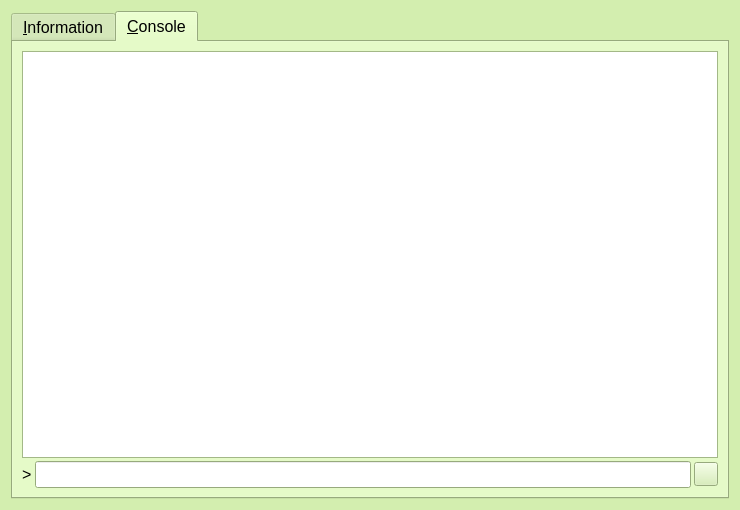
<?xml version="1.0" encoding="UTF-8"?>
<ui version="4.0">
 <class>RPCConsole</class>
 <widget class="QDialog" name="RPCConsole">
  <property name="geometry">
   <rect>
    <x>0</x>
    <y>0</y>
    <width>740</width>
    <height>450</height>
   </rect>
  </property>
  <property name="palette">
   <palette>
    <active>
     <colorrole role="Button">
      <brush brushstyle="SolidPattern">
       <color alpha="255">
        <red>211</red>
        <green>238</green>
        <blue>175</blue>
       </color>
      </brush>
     </colorrole>
     <colorrole role="Base">
      <brush brushstyle="SolidPattern">
       <color alpha="255">
        <red>255</red>
        <green>255</green>
        <blue>255</blue>
       </color>
      </brush>
     </colorrole>
     <colorrole role="Window">
      <brush brushstyle="SolidPattern">
       <color alpha="255">
        <red>211</red>
        <green>238</green>
        <blue>175</blue>
       </color>
      </brush>
     </colorrole>
     <colorrole role="Highlight">
      <brush brushstyle="SolidPattern">
       <color alpha="255">
        <red>159</red>
        <green>213</green>
        <blue>85</blue>
       </color>
      </brush>
     </colorrole>
     <colorrole role="AlternateBase">
      <brush brushstyle="SolidPattern">
       <color alpha="255">
        <red>211</red>
        <green>238</green>
        <blue>175</blue>
       </color>
      </brush>
     </colorrole>
     <colorrole role="ToolTipBase">
      <brush brushstyle="SolidPattern">
       <color alpha="255">
        <red>211</red>
        <green>238</green>
        <blue>175</blue>
       </color>
      </brush>
     </colorrole>
    </active>
    <inactive>
     <colorrole role="Button">
      <brush brushstyle="SolidPattern">
       <color alpha="255">
        <red>211</red>
        <green>238</green>
        <blue>175</blue>
       </color>
      </brush>
     </colorrole>
     <colorrole role="Base">
      <brush brushstyle="SolidPattern">
       <color alpha="255">
        <red>255</red>
        <green>255</green>
        <blue>255</blue>
       </color>
      </brush>
     </colorrole>
     <colorrole role="Window">
      <brush brushstyle="SolidPattern">
       <color alpha="255">
        <red>211</red>
        <green>238</green>
        <blue>175</blue>
       </color>
      </brush>
     </colorrole>
     <colorrole role="Highlight">
      <brush brushstyle="SolidPattern">
       <color alpha="255">
        <red>159</red>
        <green>213</green>
        <blue>85</blue>
       </color>
      </brush>
     </colorrole>
     <colorrole role="AlternateBase">
      <brush brushstyle="SolidPattern">
       <color alpha="255">
        <red>211</red>
        <green>238</green>
        <blue>175</blue>
       </color>
      </brush>
     </colorrole>
     <colorrole role="ToolTipBase">
      <brush brushstyle="SolidPattern">
       <color alpha="255">
        <red>211</red>
        <green>238</green>
        <blue>175</blue>
       </color>
      </brush>
     </colorrole>
    </inactive>
    <disabled>
     <colorrole role="Button">
      <brush brushstyle="SolidPattern">
       <color alpha="255">
        <red>211</red>
        <green>238</green>
        <blue>175</blue>
       </color>
      </brush>
     </colorrole>
     <colorrole role="Base">
      <brush brushstyle="SolidPattern">
       <color alpha="255">
        <red>211</red>
        <green>238</green>
        <blue>175</blue>
       </color>
      </brush>
     </colorrole>
     <colorrole role="Window">
      <brush brushstyle="SolidPattern">
       <color alpha="255">
        <red>211</red>
        <green>238</green>
        <blue>175</blue>
       </color>
      </brush>
     </colorrole>
     <colorrole role="Highlight">
      <brush brushstyle="SolidPattern">
       <color alpha="255">
        <red>0</red>
        <green>0</green>
        <blue>128</blue>
       </color>
      </brush>
     </colorrole>
     <colorrole role="AlternateBase">
      <brush brushstyle="SolidPattern">
       <color alpha="255">
        <red>211</red>
        <green>238</green>
        <blue>175</blue>
       </color>
      </brush>
     </colorrole>
     <colorrole role="ToolTipBase">
      <brush brushstyle="SolidPattern">
       <color alpha="255">
        <red>211</red>
        <green>238</green>
        <blue>175</blue>
       </color>
      </brush>
     </colorrole>
    </disabled>
   </palette>
  </property>
  <property name="font">
   <font>
    <family>Liberation Sans</family>
    <pointsize>12</pointsize>
   </font>
  </property>
  <property name="windowTitle">
   <string>BitBean - Debug window</string>
  </property>
  <layout class="QVBoxLayout" name="verticalLayout_2">
   <item>
    <widget class="QTabWidget" name="tabWidget">
     <property name="currentIndex">
      <number>1</number>
     </property>
     <widget class="QWidget" name="tab_info">
      <attribute name="title">
       <string>&amp;Information</string>
      </attribute>
      <layout class="QGridLayout" name="gridLayout" columnstretch="0,1">
       <property name="horizontalSpacing">
        <number>12</number>
       </property>
       <item row="0" column="0">
        <widget class="QLabel" name="label_9">
         <property name="font">
          <font>
           <weight>75</weight>
           <bold>true</bold>
          </font>
         </property>
         <property name="text">
          <string>BitBean Core</string>
         </property>
        </widget>
       </item>
       <item row="1" column="0">
        <widget class="QLabel" name="label_5">
         <property name="text">
          <string>Client name</string>
         </property>
        </widget>
       </item>
       <item row="1" column="1">
        <widget class="QLabel" name="clientName">
         <property name="cursor">
          <cursorShape>IBeamCursor</cursorShape>
         </property>
         <property name="text">
          <string>N/A</string>
         </property>
         <property name="textFormat">
          <enum>Qt::PlainText</enum>
         </property>
         <property name="textInteractionFlags">
          <set>Qt::LinksAccessibleByMouse|Qt::TextSelectableByKeyboard|Qt::TextSelectableByMouse</set>
         </property>
        </widget>
       </item>
       <item row="2" column="0">
        <widget class="QLabel" name="label_6">
         <property name="text">
          <string>Client version</string>
         </property>
        </widget>
       </item>
       <item row="2" column="1">
        <widget class="QLabel" name="clientVersion">
         <property name="cursor">
          <cursorShape>IBeamCursor</cursorShape>
         </property>
         <property name="text">
          <string>N/A</string>
         </property>
         <property name="textFormat">
          <enum>Qt::PlainText</enum>
         </property>
         <property name="textInteractionFlags">
          <set>Qt::LinksAccessibleByMouse|Qt::TextSelectableByKeyboard|Qt::TextSelectableByMouse</set>
         </property>
        </widget>
       </item>
       <item row="3" column="0">
        <widget class="QLabel" name="label_14">
         <property name="text">
          <string>Using OpenSSL version</string>
         </property>
         <property name="indent">
          <number>10</number>
         </property>
        </widget>
       </item>
       <item row="3" column="1">
        <widget class="QLabel" name="openSSLVersion">
         <property name="cursor">
          <cursorShape>IBeamCursor</cursorShape>
         </property>
         <property name="text">
          <string>N/A</string>
         </property>
         <property name="textFormat">
          <enum>Qt::PlainText</enum>
         </property>
         <property name="textInteractionFlags">
          <set>Qt::LinksAccessibleByMouse|Qt::TextSelectableByKeyboard|Qt::TextSelectableByMouse</set>
         </property>
        </widget>
       </item>
       <item row="4" column="0">
        <widget class="QLabel" name="label_12">
         <property name="text">
          <string>Build date</string>
         </property>
        </widget>
       </item>
       <item row="4" column="1">
        <widget class="QLabel" name="buildDate">
         <property name="cursor">
          <cursorShape>IBeamCursor</cursorShape>
         </property>
         <property name="text">
          <string>N/A</string>
         </property>
         <property name="textFormat">
          <enum>Qt::PlainText</enum>
         </property>
         <property name="textInteractionFlags">
          <set>Qt::LinksAccessibleByMouse|Qt::TextSelectableByKeyboard|Qt::TextSelectableByMouse</set>
         </property>
        </widget>
       </item>
       <item row="5" column="0">
        <widget class="QLabel" name="label_13">
         <property name="text">
          <string>Startup time</string>
         </property>
        </widget>
       </item>
       <item row="5" column="1">
        <widget class="QLabel" name="startupTime">
         <property name="cursor">
          <cursorShape>IBeamCursor</cursorShape>
         </property>
         <property name="text">
          <string>N/A</string>
         </property>
         <property name="textFormat">
          <enum>Qt::PlainText</enum>
         </property>
         <property name="textInteractionFlags">
          <set>Qt::LinksAccessibleByMouse|Qt::TextSelectableByKeyboard|Qt::TextSelectableByMouse</set>
         </property>
        </widget>
       </item>
       <item row="6" column="0">
        <widget class="QLabel" name="label_11">
         <property name="font">
          <font>
           <weight>75</weight>
           <bold>true</bold>
          </font>
         </property>
         <property name="text">
          <string>Network</string>
         </property>
        </widget>
       </item>
       <item row="7" column="0">
        <widget class="QLabel" name="label_7">
         <property name="text">
          <string>Number of connections</string>
         </property>
        </widget>
       </item>
       <item row="7" column="1">
        <widget class="QLabel" name="numberOfConnections">
         <property name="cursor">
          <cursorShape>IBeamCursor</cursorShape>
         </property>
         <property name="text">
          <string>N/A</string>
         </property>
         <property name="textFormat">
          <enum>Qt::PlainText</enum>
         </property>
         <property name="textInteractionFlags">
          <set>Qt::LinksAccessibleByMouse|Qt::TextSelectableByKeyboard|Qt::TextSelectableByMouse</set>
         </property>
        </widget>
       </item>
       <item row="8" column="0">
        <widget class="QLabel" name="label_8">
         <property name="text">
          <string>On testnet</string>
         </property>
        </widget>
       </item>
       <item row="8" column="1">
        <widget class="QCheckBox" name="isTestNet">
         <property name="enabled">
          <bool>false</bool>
         </property>
         <property name="text">
          <string/>
         </property>
        </widget>
       </item>
       <item row="9" column="0">
        <widget class="QLabel" name="label_10">
         <property name="font">
          <font>
           <weight>75</weight>
           <bold>true</bold>
          </font>
         </property>
         <property name="text">
          <string>Block chain</string>
         </property>
        </widget>
       </item>
       <item row="10" column="0">
        <widget class="QLabel" name="label_3">
         <property name="text">
          <string>Current number of blocks</string>
         </property>
        </widget>
       </item>
       <item row="10" column="1">
        <widget class="QLabel" name="numberOfBlocks">
         <property name="cursor">
          <cursorShape>IBeamCursor</cursorShape>
         </property>
         <property name="text">
          <string>N/A</string>
         </property>
         <property name="textFormat">
          <enum>Qt::PlainText</enum>
         </property>
         <property name="textInteractionFlags">
          <set>Qt::LinksAccessibleByMouse|Qt::TextSelectableByKeyboard|Qt::TextSelectableByMouse</set>
         </property>
        </widget>
       </item>
       <item row="11" column="0">
        <widget class="QLabel" name="label_4">
         <property name="text">
          <string>Estimated total blocks</string>
         </property>
        </widget>
       </item>
       <item row="11" column="1">
        <widget class="QLabel" name="totalBlocks">
         <property name="cursor">
          <cursorShape>IBeamCursor</cursorShape>
         </property>
         <property name="text">
          <string>N/A</string>
         </property>
         <property name="textFormat">
          <enum>Qt::PlainText</enum>
         </property>
         <property name="textInteractionFlags">
          <set>Qt::LinksAccessibleByMouse|Qt::TextSelectableByKeyboard|Qt::TextSelectableByMouse</set>
         </property>
        </widget>
       </item>
       <item row="12" column="0">
        <widget class="QLabel" name="label_2">
         <property name="text">
          <string>Last block time</string>
         </property>
        </widget>
       </item>
       <item row="12" column="1">
        <widget class="QLabel" name="lastBlockTime">
         <property name="cursor">
          <cursorShape>IBeamCursor</cursorShape>
         </property>
         <property name="text">
          <string>N/A</string>
         </property>
         <property name="textFormat">
          <enum>Qt::PlainText</enum>
         </property>
         <property name="textInteractionFlags">
          <set>Qt::LinksAccessibleByMouse|Qt::TextSelectableByKeyboard|Qt::TextSelectableByMouse</set>
         </property>
        </widget>
       </item>
       <item row="13" column="0">
        <spacer name="verticalSpacer_2">
         <property name="orientation">
          <enum>Qt::Vertical</enum>
         </property>
         <property name="sizeHint" stdset="0">
          <size>
           <width>20</width>
           <height>20</height>
          </size>
         </property>
        </spacer>
       </item>
       <item row="14" column="0">
        <widget class="QLabel" name="labelDebugLogfile">
         <property name="font">
          <font>
           <weight>75</weight>
           <bold>true</bold>
          </font>
         </property>
         <property name="text">
          <string>Debug log file</string>
         </property>
        </widget>
       </item>
       <item row="15" column="0">
        <widget class="QPushButton" name="openDebugLogfileButton">
         <property name="toolTip">
          <string>Open the BitBean debug log file from the current data directory. This can take a few seconds for large log files.</string>
         </property>
         <property name="text">
          <string>&amp;Open</string>
         </property>
         <property name="autoDefault">
          <bool>false</bool>
         </property>
        </widget>
       </item>
       <item row="16" column="0">
        <widget class="QLabel" name="labelCLOptions">
         <property name="font">
          <font>
           <weight>75</weight>
           <bold>true</bold>
          </font>
         </property>
         <property name="text">
          <string>Command-line options</string>
         </property>
        </widget>
       </item>
       <item row="17" column="0">
        <widget class="QPushButton" name="showCLOptionsButton">
         <property name="toolTip">
          <string>Show the BitBean-Qt help message to get a list with possible BitBean command-line options.</string>
         </property>
         <property name="text">
          <string>&amp;Show</string>
         </property>
         <property name="autoDefault">
          <bool>false</bool>
         </property>
        </widget>
       </item>
       <item row="18" column="0">
        <spacer name="verticalSpacer">
         <property name="orientation">
          <enum>Qt::Vertical</enum>
         </property>
         <property name="sizeHint" stdset="0">
          <size>
           <width>20</width>
           <height>40</height>
          </size>
         </property>
        </spacer>
       </item>
      </layout>
     </widget>
     <widget class="QWidget" name="tab_console">
      <attribute name="title">
       <string>&amp;Console</string>
      </attribute>
      <layout class="QVBoxLayout" name="verticalLayout_3">
       <property name="spacing">
        <number>3</number>
       </property>
       <item>
        <widget class="QTextEdit" name="messagesWidget">
         <property name="minimumSize">
          <size>
           <width>0</width>
           <height>100</height>
          </size>
         </property>
         <property name="readOnly">
          <bool>true</bool>
         </property>
         <property name="tabKeyNavigation" stdset="0">
          <bool>false</bool>
         </property>
         <property name="columnCount" stdset="0">
          <number>2</number>
         </property>
        </widget>
       </item>
       <item>
        <layout class="QHBoxLayout" name="horizontalLayout">
         <property name="spacing">
          <number>3</number>
         </property>
         <item>
          <widget class="QLabel" name="label">
           <property name="text">
            <string notr="true">&gt;</string>
           </property>
          </widget>
         </item>
         <item>
          <widget class="QLineEdit" name="lineEdit"/>
         </item>
         <item>
          <widget class="QPushButton" name="clearButton">
           <property name="maximumSize">
            <size>
             <width>24</width>
             <height>24</height>
            </size>
           </property>
           <property name="toolTip">
            <string>Clear console</string>
           </property>
           <property name="text">
            <string/>
           </property>
           <property name="icon">
            <iconset resource="../bitbean.qrc">
             <normaloff>:/icons/remove</normaloff>:/icons/remove</iconset>
           </property>
           <property name="shortcut">
            <string notr="true">Ctrl+L</string>
           </property>
           <property name="autoDefault">
            <bool>false</bool>
           </property>
          </widget>
         </item>
        </layout>
       </item>
      </layout>
     </widget>
    </widget>
   </item>
  </layout>
 </widget>
 <resources>
  <include location="../bitbean.qrc"/>
 </resources>
 <connections/>
</ui>
